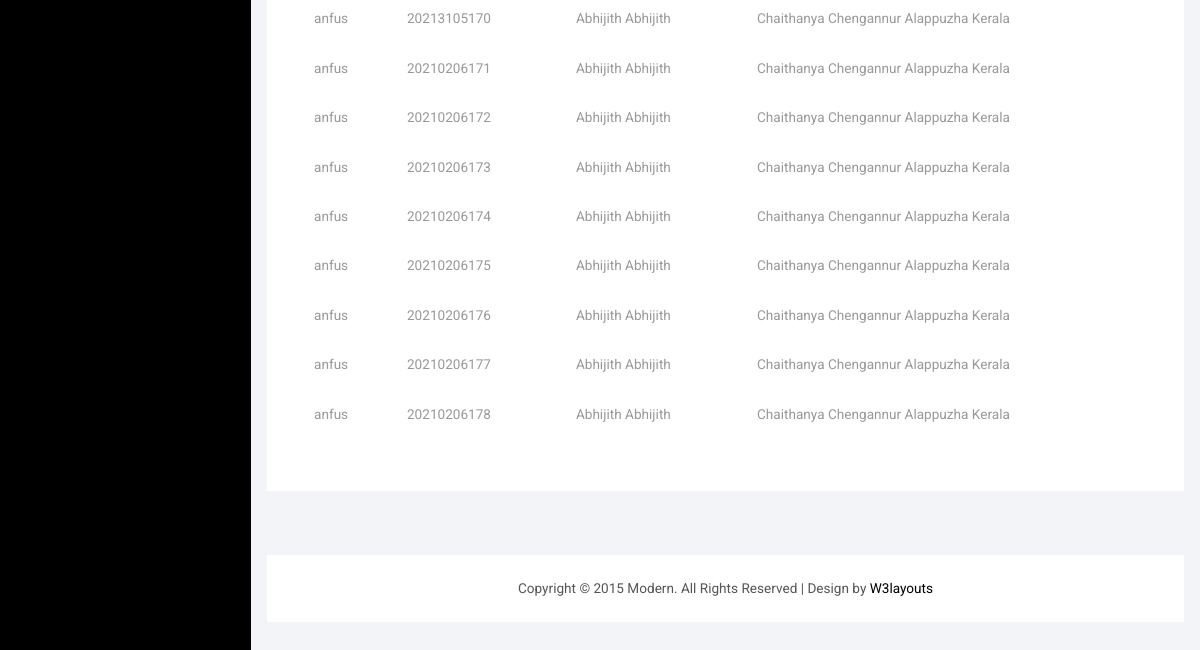
Page /orders/orderdetails (signed in, lower part) on the earlier database version.
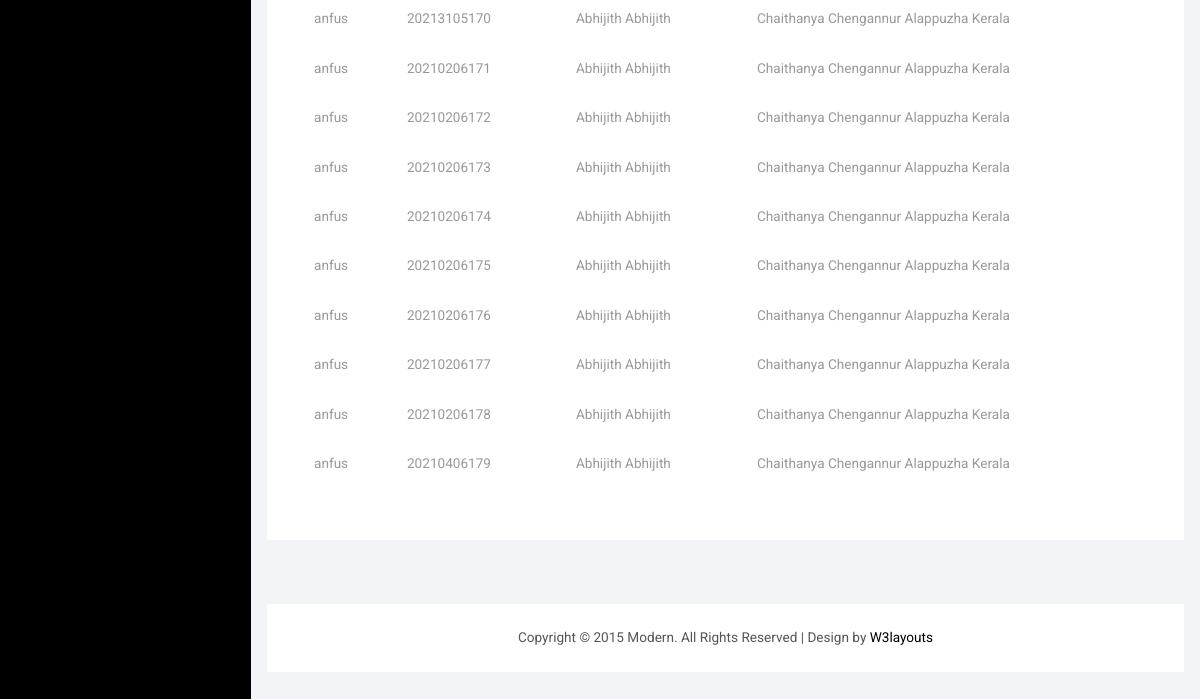
Same page on the later database version.
### orders/models.py (models this page shows, shortened)
class Order(models.Model):
    STATUS=(
        ('New','New'),
        ('Accepted','Accepted'),
        ('Completed','Completed'),
        ('Cancelled','Cancelled'),
    )
    user= models.ForeignKey(UserData,on_delete=models.SET_NULL,null=True)
    payment=models.ForeignKey(Payment,on_delete=models.SET_NULL,blank=True,null=True)
    order_number=models.CharField(max_length=20)
    first_name=models.CharField(max_length=50)
    last_name=models.CharField(max_length=50)
    phone =models.CharField(max_length=15)
    email=models.EmailField(max_length=50)
    address_line_1=models.CharField(max_length=50)
    address_line_2=models.CharField(max_length=50,blank=True)
    country=models.CharField(max_length=50)
    state=models.CharField(max_length=50)
    city=models.CharField(max_length=50)
    order_note=models.CharField(max_length=100,blank=True)
    order_totel=models.FloatField()
    tax=models.FloatField()
    status=models.CharField(max_length=10,choices=STATUS,default='New')
    ip=models.CharField(blank=True,max_length=20)
    is_ordered=models.BooleanField(default=False)
    created_at=models.DateTimeField(auto_now_add=True)
    updated_at=models.DateTimeField(auto_now_add=True)
    def fullname(self):
        return f'{self.first_name} {self.last_name}'
    def fulladdress(self):
        return f'{self.address_line_1} {self.address_line_2}'

### ecomapp/models.py (models this page shows)
class UserData(AbstractUser):
    email = models.EmailField(unique=True)
    phone = models.CharField(max_length=20)

### orders/views.py (the view)
# urls.py: path('orderdetails',views.order_details,name='orderdetails'),
def order_details(request):
    if request.session.has_key('is_logged'):
        order = Order.objects.all()
        return render(request,'orderdetails.html',{'order':order})
    else:
        return redirect('admin_login')

### ecomapp/context_processors.py (called while the page is built)
def menu_link(request):
    links = Category.objects.all()
    return dict(links=links)

def counter(request):
    cart_count=0
    if 'admin' in request.path:
        return{}
    else:
        try:
            cart= Cart.objects.filter(cart_id=_cart_id(request))
            if request.user.is_authenticated:
                cart_items=CartItem.objects.all().filter(user=request.user)
            else:
                cart_items= CartItem.objects.all().filter(cart=cart[:1])
            for cart_item in cart_items:
                cart_count += cart_item.quantity
        except Cart.DoesNotExist:
            cart_count =0
    return dict(cart_count=cart_count)

### ecomapp/views.py (called while the page is built)
def _cart_id(request):
    cart= request.session.session_key
    if not cart:
        cart=request.session.create()
    return cart

### templates/orderdetails.html (shortened to what this page needs)
{% load static %}
<!DOCTYPE HTML>
<html>
<head>
<link href="{% static 'css/bootstrap.min.css' %}" rel='stylesheet' type='text/css' />
<link href="{% static 'css/style.css' %}" rel='stylesheet' type='text/css' />
<link href="{% static 'css/font-awesome.css' %}" rel="stylesheet">
</head>
<body>
<div id="wrapper">
        <div id="page-wrapper">
        <div class="col-md-12 graphs">
	   <div class="xs">
  	<div class="bs-example4" data-example-id="contextual-table">
    <table class="table">
      <tbody>
        {% for orders in order %}
             <tr>
                        <td>{{orders.user}}</td>
                        <td>{{orders.order_number}}</td>
                        <td>{{orders.fullname}}</td>
                        <td>{{orders.fulladdress}}</td>
                    </tr>
                     {% endfor %}
      </tbody>
    </table>
   </div>
  <div class="copy_layout">
      <p>Copyright © 2015 Modern. All Rights Reserved | Design by <a href="http://w3layouts.com/" target="_blank">W3layouts</a> </p>
  </div>
   </div>
      </div>
   </div>
<link href="{% static 'css/custom.css' %}" rel="stylesheet">
</body>
</html>

Differences in the rows shown:
added Order: user "anfus", order_number "20210406179", fullname "Abhijith Abhijith", fulladdress "Chaithanya Chengannur Alappuzha Kerala"
